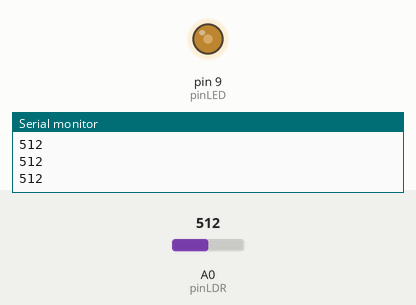
Simulated run of this sketch. Board: Arduino Uno, built with avr-gcc and run on an emulated ATmega328P. Parts: output pins drawn as LEDs (lit = HIGH), the last lines printed to the serial monitor. The inputs (shaded band) are chosen by the test bench; at power-on: A0 (pinLDR) = 512.

Above: at 1.2 s.
1.3 s: A0 (pinLDR) set to 716
At 2.3 s:
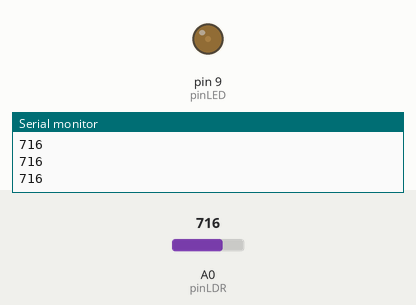
2.8 s: A0 (pinLDR) set to 900
At 3.6 s:
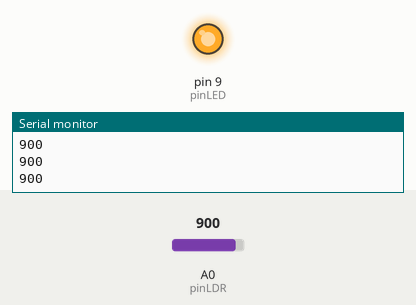
4.3 s: A0 (pinLDR) set to 794
5.8 s: A0 (pinLDR) set to 782
At 7.0 s:
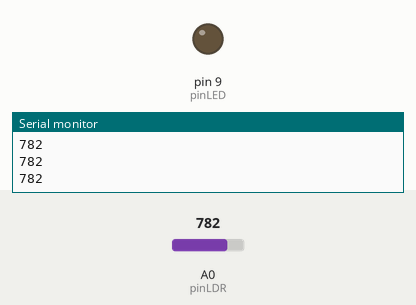
7.3 s: A0 (pinLDR) set to 1023
At 8.2 s:
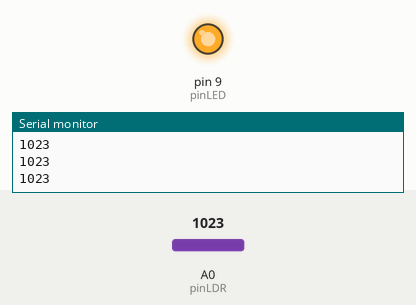
Timing chart, 0 to 9.8 s (numbered marks = the images above; inputs shaded):
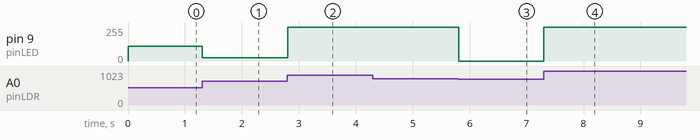

Measured:
- the behaviour switches between 783 and 782 on A0 (pinLDR) (found by bisection; images 2 and 3)
- after the input at 1.3 s, pin 9 (pinLED): 110/255 → 26/255 at once
- after the input at 2.8 s, pin 9 (pinLED): 26/255 → 255/255 at once
- after the input at 5.8 s, pin 9 (pinLED): 255/255 → 0/255 at once
- after the input at 7.3 s, pin 9 (pinLED): 0/255 → 255/255 at once

The sketch:

D_C_Photocell_LED_fade.ino
```cpp
// Déclaration des variables
int pinLED = 9; // broche sur laquelle est branchée la LED
int sensorValue; // pour les données de la photocell
int pinLDR = A0; // pour déterminer quelle entrée est utilisé par la photocell sur la carte Arduino

int mappedData = 0; // pour stocker les valeurs tranformées entre celles de la LDR et celle de la LED

void setup() {
  // initialise la broche pin = 13 de la carte comme sortie
  pinMode(pinLED, OUTPUT);
  // initialisation du port série à un débit de 9600 par seconde
  Serial.begin(9600);
}

void loop() {
  // On attribue à la variable sensorValue les données analogiques reçu sur la broche
  // A0 de l'ordinateur. La fonction analogRead() permet de faire cela.
  sensorValue = analogRead(pinLDR);

  mappedData = map(sensorValue, 780, 160, 0, 255); // on change la plage des valeurs de la LDR (780, 160) vers celle de la LED (0-255)

  analogWrite(pinLED,  mappedData); // on assigne la valeur mappedData à l'intensité de la LED

  Serial.println(sensorValue);
  delay(1);        // Delai de 1 milliseconde pour stabiliser le transfert

}
```
